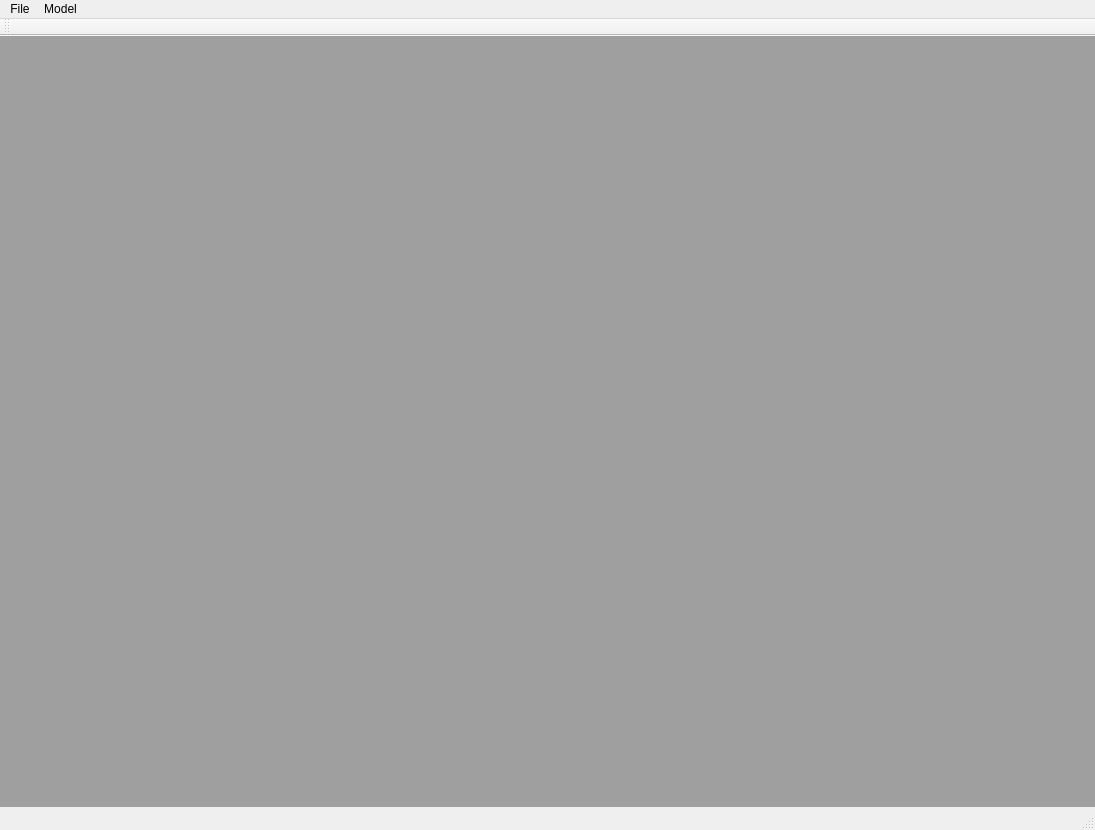
<?xml version="1.0" encoding="UTF-8"?>
<ui version="4.0">
 <class>MainWindow</class>
 <widget class="QMainWindow" name="MainWindow">
  <property name="geometry">
   <rect>
    <x>0</x>
    <y>0</y>
    <width>1095</width>
    <height>830</height>
   </rect>
  </property>
  <property name="windowTitle">
   <string>MainWindow</string>
  </property>
  <widget class="QWidget" name="centralWidget">
   <widget class="QMdiArea" name="mdiArea">
    <property name="geometry">
     <rect>
      <x>0</x>
      <y>0</y>
      <width>1121</width>
      <height>771</height>
     </rect>
    </property>
   </widget>
  </widget>
  <widget class="QMenuBar" name="menuBar">
   <property name="geometry">
    <rect>
     <x>0</x>
     <y>0</y>
     <width>1095</width>
     <height>21</height>
    </rect>
   </property>
   <widget class="QMenu" name="menuFile">
    <property name="title">
     <string>File</string>
    </property>
    <addaction name="actionOpen"/>
   </widget>
   <widget class="QMenu" name="menuModel">
    <property name="title">
     <string>Model</string>
    </property>
    <addaction name="actionShow"/>
    <addaction name="actionSaveToFile"/>
   </widget>
   <addaction name="menuFile"/>
   <addaction name="menuModel"/>
  </widget>
  <widget class="QToolBar" name="mainToolBar">
   <attribute name="toolBarArea">
    <enum>TopToolBarArea</enum>
   </attribute>
   <attribute name="toolBarBreak">
    <bool>false</bool>
   </attribute>
  </widget>
  <widget class="QStatusBar" name="statusBar"/>
  <action name="actionOpen">
   <property name="text">
    <string>Open</string>
   </property>
  </action>
  <action name="actionSave">
   <property name="text">
    <string>Save</string>
   </property>
  </action>
  <action name="actionShow">
   <property name="text">
    <string>Show</string>
   </property>
  </action>
  <action name="actionForm_Model">
   <property name="text">
    <string>Form Model</string>
   </property>
  </action>
  <action name="actionSaveToFile">
   <property name="text">
    <string>Save</string>
   </property>
  </action>
 </widget>
 <layoutdefault spacing="6" margin="11"/>
 <resources/>
 <connections/>
</ui>
